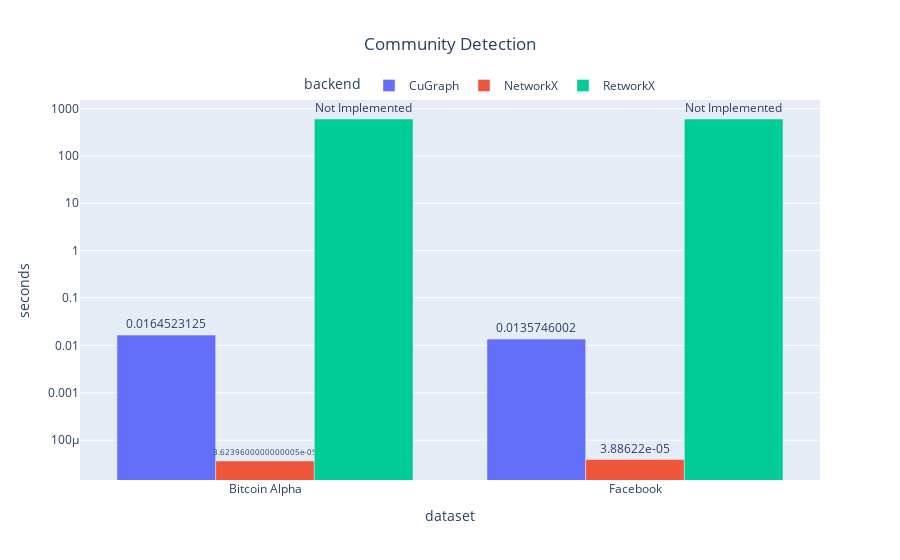
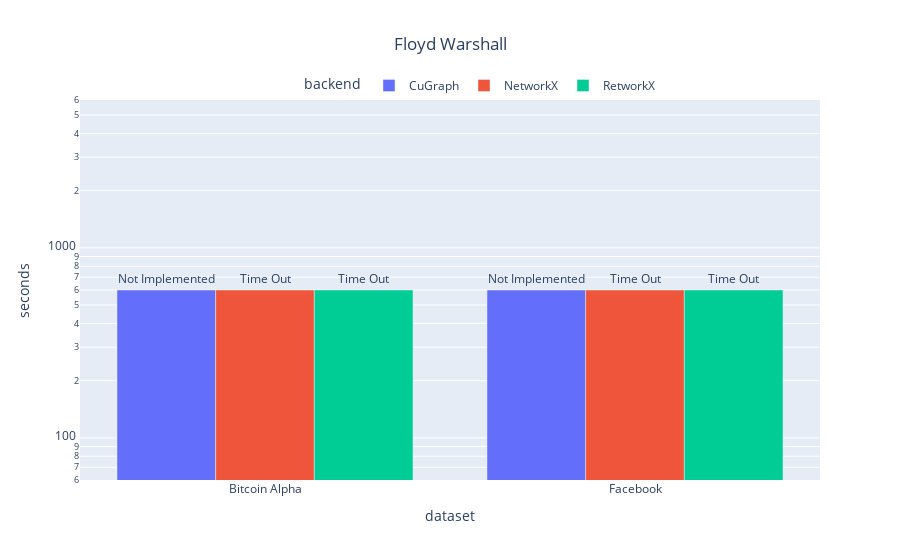
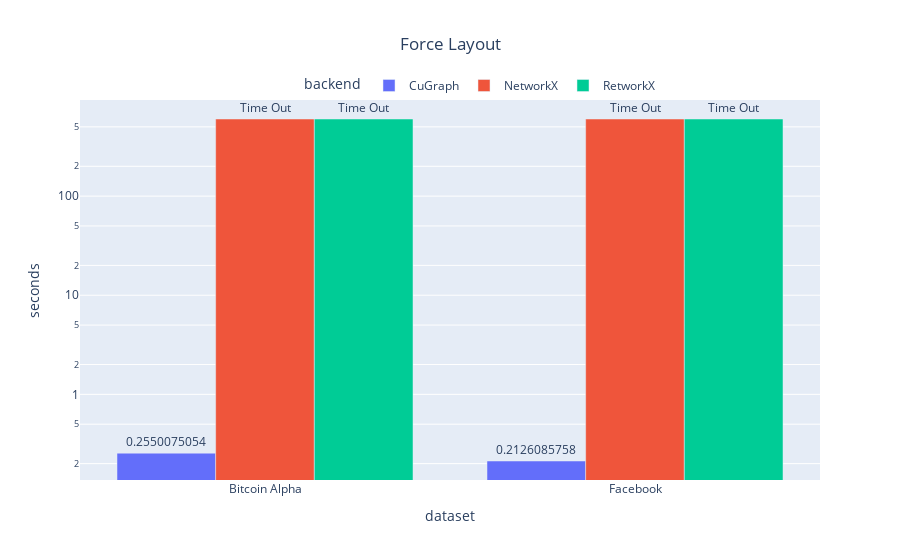
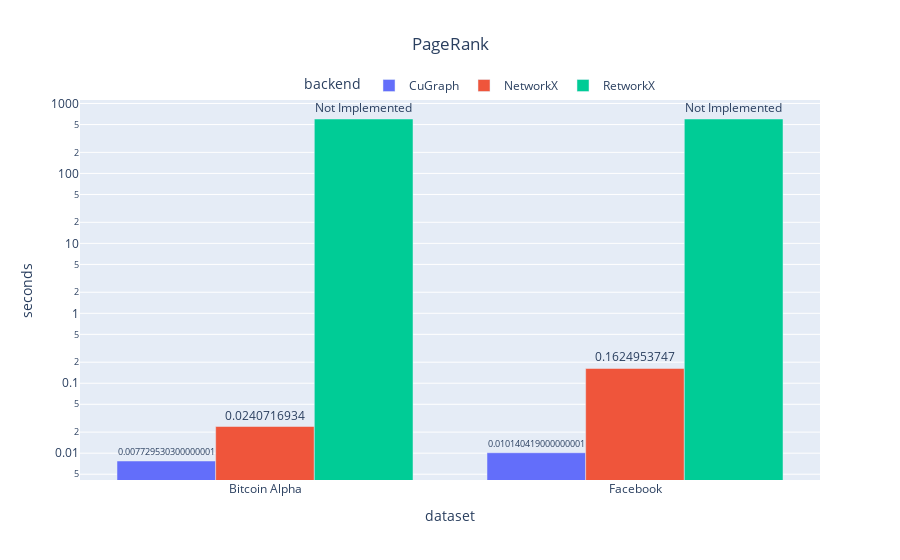

The cell these charts' notebook holds for them, in order:
### Code cell
benches = pd.read_json('results.json')
benches['text'] = benches['seconds'].apply(str)
benches.loc[benches.seconds == 600, "text"] = "Time Out"
benches.loc[benches.seconds == 0, ["seconds","text"]] = 600,"Not Implemented"
for name, group in benches.groupby(['operation']):
    fig = px.bar(group, 
        title=name,
        x='dataset', 
        y='seconds',
        color='backend',
        barmode='group',
        text="text",
        log_y=True,
    )
    fig.update_layout(
    title_x=0.5,
    legend=dict(
        orientation="h",
        yanchor="bottom",
        y=1,
        x=0.3
    )    )
    fig.update_traces(textposition = "outside")
    fig.show()

### Figure 1 — Plotly figure (JSON) as saved in the notebook; plotly's stock layout.template omitted (floating-point values rounded to 4 significant figures)
{"data": [{"alignmentgroup": "True", "hovertemplate": "backend=CuGraph<br>dataset=%{x}<br>seconds=%{y}<br>text=%{text}<extra></extra>", "legendgroup": "CuGraph", "marker": {"color": "#636efa", "pattern": {"shape": ""}}, "name": "CuGraph", "offsetgroup": "CuGraph", "orientation": "v", "showlegend": true, "text": ["0.0164523125", "0.0135746002"], "textposition": "outside", "type": "bar", "x": ["Bitcoin Alpha", "Facebook"], "xaxis": "x", "y": [0.01645, 0.01357], "yaxis": "y"}, {"alignmentgroup": "True", "hovertemplate": "backend=NetworkX<br>dataset=%{x}<br>seconds=%{y}<br>text=%{text}<extra></extra>", "legendgroup": "NetworkX", "marker": {"color": "#EF553B", "pattern": {"shape": ""}}, "name": "NetworkX", "offsetgroup": "NetworkX", "orientation": "v", "showlegend": true, "text": ["3.6239600000000005e-05", "3.88622e-05"], "textposition": "outside", "type": "bar", "x": ["Bitcoin Alpha", "Facebook"], "xaxis": "x", "y": [3.624e-05, 3.886e-05], "yaxis": "y"}, {"alignmentgroup": "True", "hovertemplate": "backend=RetworkX<br>dataset=%{x}<br>seconds=%{y}<br>text=%{text}<extra></extra>", "legendgroup": "RetworkX", "marker": {"color": "#00cc96", "pattern": {"shape": ""}}, "name": "RetworkX", "offsetgroup": "RetworkX", "orientation": "v", "showlegend": true, "text": ["Not Implemented", "Not Implemented"], "textposition": "outside", "type": "bar", "x": ["Bitcoin Alpha", "Facebook"], "xaxis": "x", "y": [600, 600], "yaxis": "y"}], "layout": {"barmode": "group", "legend": {"orientation": "h", "title": {"text": "backend"}, "tracegroupgap": 0, "x": 0.3, "y": 1, "yanchor": "bottom"}, "title": {"text": "Community Detection", "x": 0.5}, "xaxis": {"anchor": "y", "domain": [0, 1], "title": {"text": "dataset"}}, "yaxis": {"anchor": "x", "domain": [0, 1], "title": {"text": "seconds"}, "type": "log"}}}

### Figure 2 — Plotly figure (JSON) as saved in the notebook; plotly's stock layout.template omitted (floating-point values rounded to 4 significant figures)
{"data": [{"alignmentgroup": "True", "hovertemplate": "backend=CuGraph<br>dataset=%{x}<br>seconds=%{y}<br>text=%{text}<extra></extra>", "legendgroup": "CuGraph", "marker": {"color": "#636efa", "pattern": {"shape": ""}}, "name": "CuGraph", "offsetgroup": "CuGraph", "orientation": "v", "showlegend": true, "text": ["Not Implemented", "Not Implemented"], "textposition": "outside", "type": "bar", "x": ["Bitcoin Alpha", "Facebook"], "xaxis": "x", "y": [600, 600], "yaxis": "y"}, {"alignmentgroup": "True", "hovertemplate": "backend=NetworkX<br>dataset=%{x}<br>seconds=%{y}<br>text=%{text}<extra></extra>", "legendgroup": "NetworkX", "marker": {"color": "#EF553B", "pattern": {"shape": ""}}, "name": "NetworkX", "offsetgroup": "NetworkX", "orientation": "v", "showlegend": true, "text": ["Time Out", "Time Out"], "textposition": "outside", "type": "bar", "x": ["Bitcoin Alpha", "Facebook"], "xaxis": "x", "y": [600, 600], "yaxis": "y"}, {"alignmentgroup": "True", "hovertemplate": "backend=RetworkX<br>dataset=%{x}<br>seconds=%{y}<br>text=%{text}<extra></extra>", "legendgroup": "RetworkX", "marker": {"color": "#00cc96", "pattern": {"shape": ""}}, "name": "RetworkX", "offsetgroup": "RetworkX", "orientation": "v", "showlegend": true, "text": ["Time Out", "Time Out"], "textposition": "outside", "type": "bar", "x": ["Bitcoin Alpha", "Facebook"], "xaxis": "x", "y": [600, 600], "yaxis": "y"}], "layout": {"barmode": "group", "legend": {"orientation": "h", "title": {"text": "backend"}, "tracegroupgap": 0, "x": 0.3, "y": 1, "yanchor": "bottom"}, "title": {"text": "Floyd Warshall", "x": 0.5}, "xaxis": {"anchor": "y", "domain": [0, 1], "title": {"text": "dataset"}}, "yaxis": {"anchor": "x", "domain": [0, 1], "title": {"text": "seconds"}, "type": "log"}}}

### Figure 3 — Plotly figure (JSON) as saved in the notebook; plotly's stock layout.template omitted (floating-point values rounded to 4 significant figures)
{"data": [{"alignmentgroup": "True", "hovertemplate": "backend=CuGraph<br>dataset=%{x}<br>seconds=%{y}<br>text=%{text}<extra></extra>", "legendgroup": "CuGraph", "marker": {"color": "#636efa", "pattern": {"shape": ""}}, "name": "CuGraph", "offsetgroup": "CuGraph", "orientation": "v", "showlegend": true, "text": ["0.2550075054", "0.2126085758"], "textposition": "outside", "type": "bar", "x": ["Bitcoin Alpha", "Facebook"], "xaxis": "x", "y": [0.255, 0.2126], "yaxis": "y"}, {"alignmentgroup": "True", "hovertemplate": "backend=NetworkX<br>dataset=%{x}<br>seconds=%{y}<br>text=%{text}<extra></extra>", "legendgroup": "NetworkX", "marker": {"color": "#EF553B", "pattern": {"shape": ""}}, "name": "NetworkX", "offsetgroup": "NetworkX", "orientation": "v", "showlegend": true, "text": ["Time Out", "Time Out"], "textposition": "outside", "type": "bar", "x": ["Bitcoin Alpha", "Facebook"], "xaxis": "x", "y": [600, 600], "yaxis": "y"}, {"alignmentgroup": "True", "hovertemplate": "backend=RetworkX<br>dataset=%{x}<br>seconds=%{y}<br>text=%{text}<extra></extra>", "legendgroup": "RetworkX", "marker": {"color": "#00cc96", "pattern": {"shape": ""}}, "name": "RetworkX", "offsetgroup": "RetworkX", "orientation": "v", "showlegend": true, "text": ["Time Out", "Time Out"], "textposition": "outside", "type": "bar", "x": ["Bitcoin Alpha", "Facebook"], "xaxis": "x", "y": [600, 600], "yaxis": "y"}], "layout": {"barmode": "group", "legend": {"orientation": "h", "title": {"text": "backend"}, "tracegroupgap": 0, "x": 0.3, "y": 1, "yanchor": "bottom"}, "title": {"text": "Force Layout", "x": 0.5}, "xaxis": {"anchor": "y", "domain": [0, 1], "title": {"text": "dataset"}}, "yaxis": {"anchor": "x", "domain": [0, 1], "title": {"text": "seconds"}, "type": "log"}}}

### Figure 4 — Plotly figure (JSON) as saved in the notebook; plotly's stock layout.template omitted (floating-point values rounded to 4 significant figures)
{"data": [{"alignmentgroup": "True", "hovertemplate": "backend=CuGraph<br>dataset=%{x}<br>seconds=%{y}<br>text=%{text}<extra></extra>", "legendgroup": "CuGraph", "marker": {"color": "#636efa", "pattern": {"shape": ""}}, "name": "CuGraph", "offsetgroup": "CuGraph", "orientation": "v", "showlegend": true, "text": ["0.007729530300000001", "0.010140419000000001"], "textposition": "outside", "type": "bar", "x": ["Bitcoin Alpha", "Facebook"], "xaxis": "x", "y": [0.00773, 0.01014], "yaxis": "y"}, {"alignmentgroup": "True", "hovertemplate": "backend=NetworkX<br>dataset=%{x}<br>seconds=%{y}<br>text=%{text}<extra></extra>", "legendgroup": "NetworkX", "marker": {"color": "#EF553B", "pattern": {"shape": ""}}, "name": "NetworkX", "offsetgroup": "NetworkX", "orientation": "v", "showlegend": true, "text": ["0.0240716934", "0.1624953747"], "textposition": "outside", "type": "bar", "x": ["Bitcoin Alpha", "Facebook"], "xaxis": "x", "y": [0.02407, 0.1625], "yaxis": "y"}, {"alignmentgroup": "True", "hovertemplate": "backend=RetworkX<br>dataset=%{x}<br>seconds=%{y}<br>text=%{text}<extra></extra>", "legendgroup": "RetworkX", "marker": {"color": "#00cc96", "pattern": {"shape": ""}}, "name": "RetworkX", "offsetgroup": "RetworkX", "orientation": "v", "showlegend": true, "text": ["Not Implemented", "Not Implemented"], "textposition": "outside", "type": "bar", "x": ["Bitcoin Alpha", "Facebook"], "xaxis": "x", "y": [600, 600], "yaxis": "y"}], "layout": {"barmode": "group", "legend": {"orientation": "h", "title": {"text": "backend"}, "tracegroupgap": 0, "x": 0.3, "y": 1, "yanchor": "bottom"}, "title": {"text": "PageRank", "x": 0.5}, "xaxis": {"anchor": "y", "domain": [0, 1], "title": {"text": "dataset"}}, "yaxis": {"anchor": "x", "domain": [0, 1], "title": {"text": "seconds"}, "type": "log"}}}
